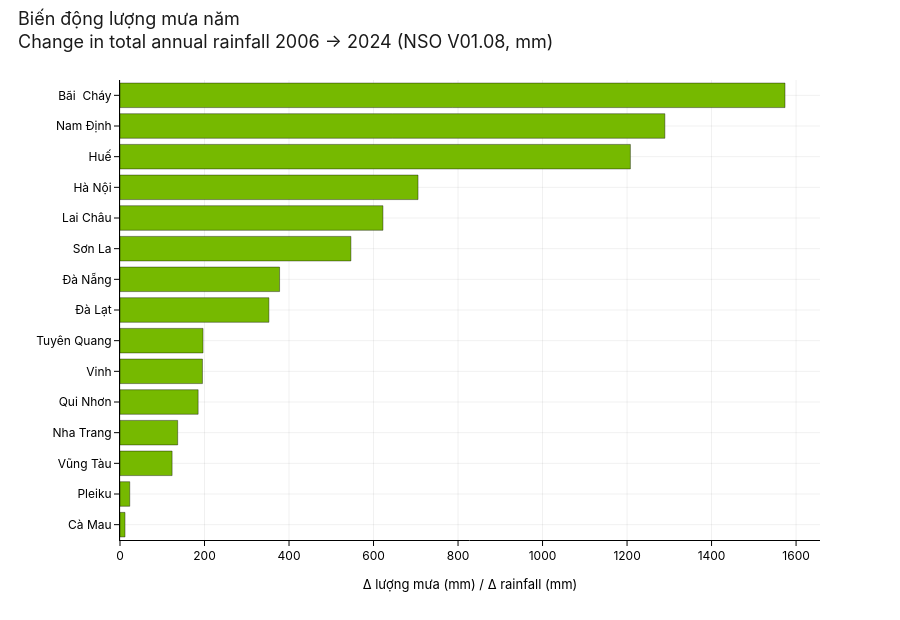

Notebook code for this chart:
### Code cell
'''Figure 07 — total annual rainfall, latest year vs earliest (V01.08).'''
df = load_table('V01.08').dropna(subset=['year', 'value'])
prov_col = 'Tỉnh, thành phố'
y0, y1 = df['year'].min(), df['year'].max()
e = df[df['year'] == y0].set_index(prov_col)['value']
l = df[df['year'] == y1].set_index(prov_col)['value']
common = sorted(set(e.index) & set(l.index))
e, l = e.reindex(common), l.reindex(common)
delta = (l - e).sort_values()

fig07 = go.Figure()
colors = [NV_GREEN if d >= 0 else NV_BLACK for d in delta.values]
fig07.add_trace(go.Bar(
    y=delta.index, x=delta.values, orientation='h',
    marker=dict(color=colors, line=dict(color=NV_BLACK, width=0.4)),
))
fig07.update_layout(
    title=vi_en('Biến động lượng mưa năm',
                 'Change in total annual rainfall') +
           f' {int(y0)} → {int(y1)} (NSO V01.08, mm)',
    xaxis_title=vi_en('Δ lượng mưa (mm)', 'Δ rainfall (mm)'),
    height=620,
)
apply_nvidia_style(fig07)
save_figure(fig07, '07_rainfall_change', width=1100, height=620)
fig07.show()

### Figure 1 — Plotly figure (JSON) as saved in the notebook; plotly's stock layout.template omitted (floating-point values rounded to 4 significant figures)
{"data": [{"cliponaxis": false, "marker": {"color": ["#76B900", "#76B900", "#76B900", "#76B900", "#76B900", "#76B900", "#76B900", "#76B900", "#76B900", "#76B900", "#76B900", "#76B900", "#76B900", "#76B900", "#76B900"], "line": {"color": "#000000", "width": 0.4}}, "orientation": "h", "type": "bar", "x": [11.9, 23.1, 123.3, 136.5, 184.9, 195.1, 196.5, 352.4, 377.7, 546.5, 622.3, 705.3, 1208.0, 1290.0, 1574.0], "y": ["Cà Mau", "Pleiku", "Vũng Tàu", "Nha Trang", "Qui Nhơn", "Vinh", "Tuyên Quang", "Đà Lạt", "Đà Nẵng", "Sơn La", "Lai Châu", "Hà Nội", "Huế", "Nam Định", "Bãi  Cháy"]}], "layout": {"colorway": ["#76B900", "#000000", "#888888", "#B5D88A", "#444444", "#CCCCCC"], "font": {"color": "#000000", "family": "NVIDIA Sans, NVIDIASans, NVIDIA, Inter, Helvetica Neue, Helvetica, Arial, sans-serif", "size": 13}, "height": 620, "hoverlabel": {"bgcolor": "#000000", "bordercolor": "#76B900", "font": {"color": "#FFFFFF", "family": "NVIDIA Sans, NVIDIASans, NVIDIA, Inter, Helvetica Neue, Helvetica, Arial, sans-serif", "size": 12}}, "legend": {"bgcolor": "rgba(255,255,255,0.92)", "bordercolor": "#CCCCCC", "borderwidth": 1, "font": {"color": "#000000", "family": "NVIDIA Sans, NVIDIASans, NVIDIA, Inter, Helvetica Neue, Helvetica, Arial, sans-serif", "size": 12}}, "margin": {"b": 80, "l": 120, "r": 80, "t": 80}, "paper_bgcolor": "#FFFFFF", "plot_bgcolor": "#FFFFFF", "title": {"font": {"color": "#1A1A1A", "family": "NVIDIA Sans, NVIDIASans, NVIDIA, Inter, Helvetica Neue, Helvetica, Arial, sans-serif", "size": 18}, "text": "Biến động lượng mưa năm<br>Change in total annual rainfall 2006 → 2024 (NSO V01.08, mm)", "x": 0.02, "xanchor": "left", "y": 0.96}, "xaxis": {"automargin": true, "gridcolor": "rgba(0,0,0,0.06)", "linecolor": "#000000", "linewidth": 1, "mirror": false, "showgrid": true, "showline": true, "tickcolor": "#000000", "tickfont": {"color": "#000000", "family": "NVIDIA Sans, NVIDIASans, NVIDIA, Inter, Helvetica Neue, Helvetica, Arial, sans-serif", "size": 12}, "ticks": "outside", "title": {"font": {"color": "#000000", "family": "NVIDIA Sans, NVIDIASans, NVIDIA, Inter, Helvetica Neue, Helvetica, Arial, sans-serif", "size": 13}, "text": "Δ lượng mưa (mm) / Δ rainfall (mm)"}, "zeroline": true, "zerolinecolor": "#CCCCCC"}, "yaxis": {"automargin": true, "gridcolor": "rgba(0,0,0,0.06)", "linecolor": "#000000", "linewidth": 1, "mirror": false, "showgrid": true, "showline": true, "tickcolor": "#000000", "tickfont": {"color": "#000000", "family": "NVIDIA Sans, NVIDIASans, NVIDIA, Inter, Helvetica Neue, Helvetica, Arial, sans-serif", "size": 12}, "ticks": "outside", "title": {"font": {"color": "#000000", "family": "NVIDIA Sans, NVIDIASans, NVIDIA, Inter, Helvetica Neue, Helvetica, Arial, sans-serif", "size": 13}}, "zeroline": true, "zerolinecolor": "#CCCCCC"}}}
